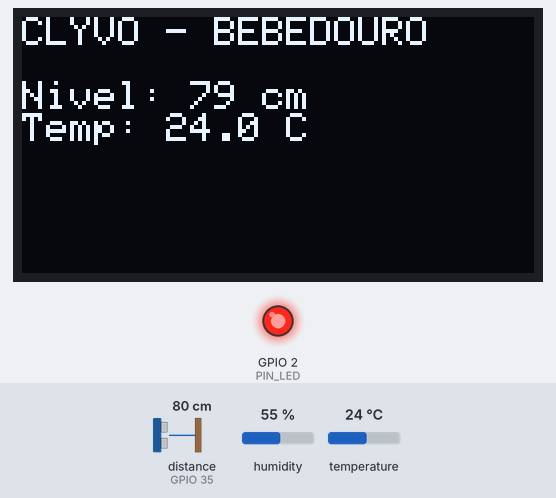
Recording of a sketch running on a simulated ESP32. Shown: 128×64 one-colour display, output pins drawn as LEDs (lit = HIGH). Wiring (from diagram.json): ultrasonic range finder: trigger GPIO 25; echo GPIO 35. The inputs (shaded band) are chosen by the test bench; at power-on: distance to the obstacle (sensor on GPIO 35) 80 cm, temperature 24 °C, humidity 55 %. The echo pulse lasts 58.3 µs per cm; WiFi joins after 1.5 s; servers stay silent unless stated; no MQTT or app messages arrive unless stated; pins used as bus, display or sensor lines are not drawn; what the sketch prints to the serial monitor is not drawn.

Above: at 3.6 s.
3.7 s: distance to the obstacle (sensor on GPIO 35) set to 24 cm
At 7.2 s:
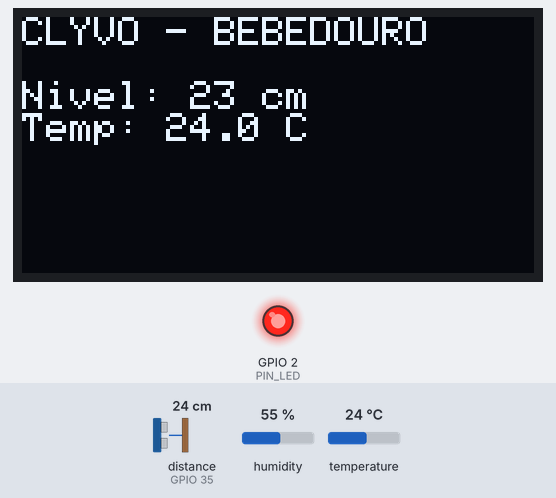
7.8 s: distance to the obstacle (sensor on GPIO 35) set to 20 cm
At 9.5 s:
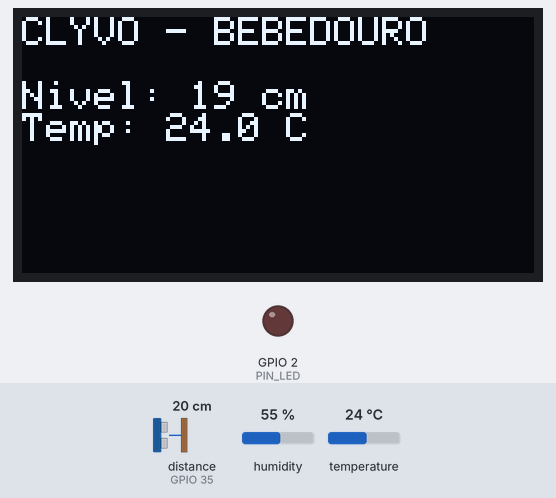
11.9 s: temperature set to 12 °C
At 12.9 s:
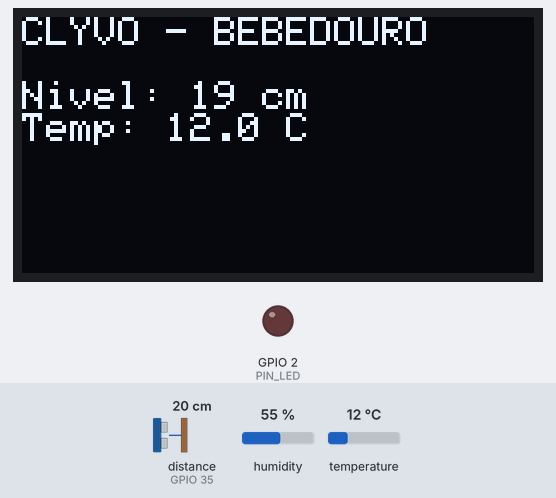
16.0 s: temperature set to 19 °C
20.1 s: distance to the obstacle (sensor on GPIO 35) set to 2 cm
At 22.2 s:
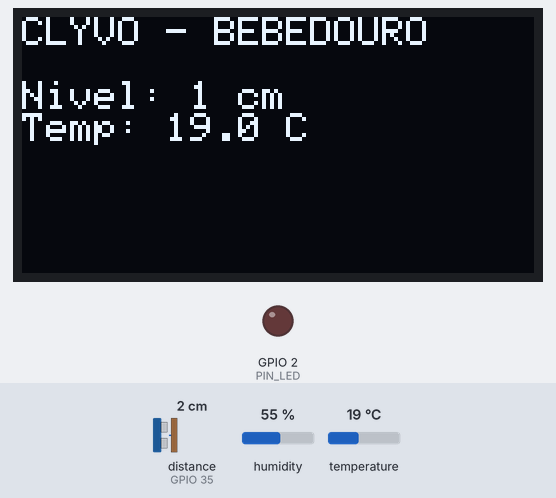
24.2 s: temperature set to 28 °C
At 28.0 s:
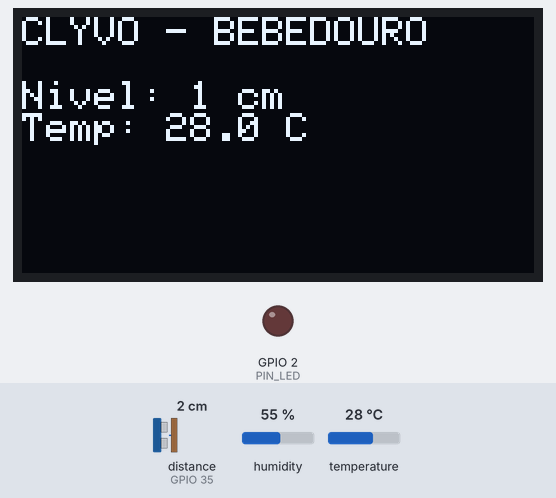
Timing chart, 0 to 29.5 s (numbered marks = the images above; inputs shaded):
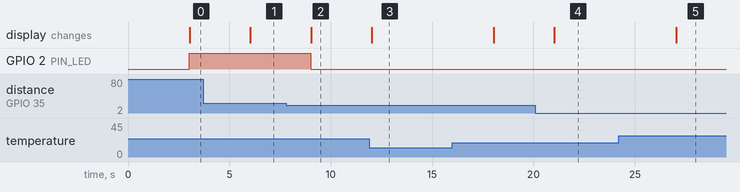

The sketch:

bebedouro..ino
```cpp
#include <WiFi.h>
#include <PubSubClient.h>
#include <DHT.h>
#include <Wire.h>
#include <Adafruit_SSD1306.h>
#include <ArduinoJson.h>

// ── Pinos ──────────────────────────────────────────
#define PIN_TRIG     25
#define PIN_ECHO     35
#define PIN_LED       2
#define PIN_DHT       4
#define SCREEN_W    128
#define SCREEN_H     64

// ── WiFi e MQTT ────────────────────────────────────
const char* WIFI_SSID     = "Wokwi-GUEST";
const char* WIFI_PASSWORD = "";
const char* MQTT_BROKER   = "broker.hivemq.com";
const int   MQTT_PORT     = 1883;

// ID ÚNICO para não desconectar o outro projeto
const char* MQTT_CLIENT   = "clyvo-bebedouro-pro-99";

// Tópicos Isolados
const char* TOPIC_NIVEL   = "clyvo/vet/bebedouro/nivel";
const char* TOPIC_TEMP    = "clyvo/vet/bebedouro/temp";
const char* TOPIC_UMID    = "clyvo/vet/bebedouro/umid";
const char* TOPIC_ALERTA  = "clyvo/vet/bebedouro/alerta";

// ── Objetos ────────────────────────────────────────
DHT dht(PIN_DHT, DHT22);
Adafruit_SSD1306 display(SCREEN_W, SCREEN_H, &Wire, -1);
WiFiClient wifiClient;
PubSubClient mqtt(wifiClient);

unsigned long ultimaLeitura = 0;
const long INTERVALO = 3000;

void conectarMQTT() {
  while (!mqtt.connected()) {
    Serial.print("Bebedouro conectando MQTT...");
    if (mqtt.connect(MQTT_CLIENT)) {
      Serial.println(" OK!");
    } else {
      delay(2000);
    }
  }
}

int lerDistancia() {
  digitalWrite(PIN_TRIG, LOW);
  delayMicroseconds(2);
  digitalWrite(PIN_TRIG, HIGH);
  delayMicroseconds(10);
  digitalWrite(PIN_TRIG, LOW);
  long dur = pulseIn(PIN_ECHO, HIGH, 30000);
  if (dur == 0) return -1;
  return dur * 0.034 / 2;
}

void setup() {
  Serial.begin(115200);
  pinMode(PIN_TRIG, OUTPUT);
  pinMode(PIN_ECHO, INPUT);
  pinMode(PIN_LED,  OUTPUT);
  dht.begin();

  if (!display.begin(SSD1306_SWITCHCAPVCC, 0x3C)) Serial.println("OLED Erro");

  WiFi.begin(WIFI_SSID, WIFI_PASSWORD);
  while (WiFi.status() != WL_CONNECTED) delay(500);

  mqtt.setServer(MQTT_BROKER, MQTT_PORT);
}

void loop() {
  if (!mqtt.connected()) conectarMQTT();
  mqtt.loop();

  unsigned long agora = millis();
  if (agora - ultimaLeitura >= INTERVALO) {
    ultimaLeitura = agora;

    int dist   = lerDistancia();
    float temp = dht.readTemperature();
    float umid = dht.readHumidity();

    if (dist < 0 || isnan(temp)) return;

    bool alerta = (dist > 20); // Vazio se > 20cm
    digitalWrite(PIN_LED, alerta ? HIGH : LOW);

    // Envio para MQTT com chaves simplificadas
    StaticJsonDocument<100> doc;
    char buf[100];

    // Nível
    doc.clear();
    doc["valor"] = dist;
    doc["status"] = alerta ? "vazio" : "ok";
    serializeJson(doc, buf);
    mqtt.publish(TOPIC_NIVEL, buf);

    // Temperatura
    doc.clear();
    doc["valor"] = temp;
    serializeJson(doc, buf);
    mqtt.publish(TOPIC_TEMP, buf);

    // Umidade
    doc.clear();
    doc["valor"] = umid;
    serializeJson(doc, buf);
    mqtt.publish(TOPIC_UMID, buf);

    // Alerta dedicado
    if (alerta) mqtt.publish(TOPIC_ALERTA, "{\"msg\":\"vazio\"}");
    else mqtt.publish(TOPIC_ALERTA, "{\"msg\":\"ok\"}");

    // Display
    display.clearDisplay();
    display.setTextSize(1);
    display.setTextColor(1);
    display.setCursor(0,0);
    display.println("CLYVO - BEBEDOURO");
    display.printf("\nNivel: %d cm", dist);
    display.printf("\nTemp: %.1f C", temp);
    display.display();
  }
}
```

Measured:
- the behaviour switches between 22 and 21 cm on distance to the obstacle (sensor on GPIO 35) (found by bisection; images 1 and 2)
- after the input at 3.7 s, the display: changes after 2.3 s (image 1)
- after the input at 7.8 s, GPIO 2 (PIN_LED): HIGH → LOW after 1.2 s; the display: changes after 1.2 s (image 2)
- after the input at 11.9 s, the display: changes after 0.14 s (image 3)
- after the input at 20.1 s, the display: changes after 0.94 s (image 4)
- after the input at 24.2 s, the display: changes after 2.8 s (image 5)
